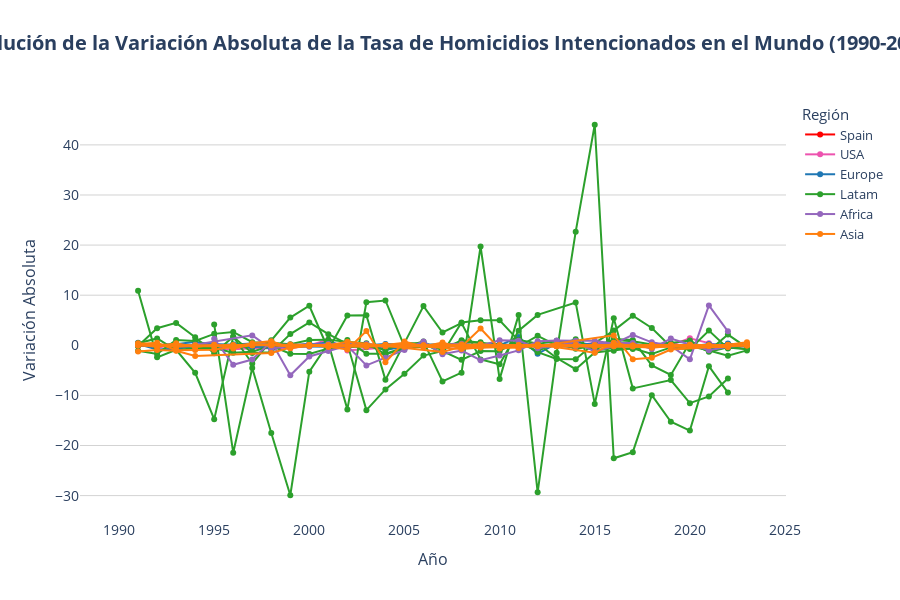

Write notebook code for a chart like this one.
### Code cell
time_series_plot(
    df = df_time_series,
    x='Year',
    y='homicides_rate_abs_change',
    line_group='Country',
    color='Region_2',
    title='Evolución de la Variación Absoluta de la Tasa de Homicidios Intencionados en el Mundo (1990-2023)',
    hover_data=HOVER_DATA['time_series'],
    labels=LABELS['time_series'],
    hovertemplate=HOVER_TEMPLATES['time_series'],
    color_discrete_map=COLOR_MAP,
    category_orders=CATEGORY_ORDERS,
    plot_save_path=os.path.join(PROJECT_PATH, 'plots', PLOT_FILENAME['time_series']),
    show=True
)

### Figure 1 — Plotly figure (JSON) as saved in the notebook; plotly's stock layout.template omitted (floating-point values rounded to 4 significant figures; data arrays with more than 128 entries replaced by an {"elided": "..."} marker saying what was removed)
{"data": [{"customdata": {"elided": "34x5 mixed values"}, "hovertemplate": "<b style='font-size: 14px'>%{customdata[3]}</b><br><br><b>Año:</b> %{x}<br><b>Tasa de Homicidios:</b> %{y:.2f}<br><b>Variación Absoluta:</b> %{customdata[4]:+.2f}<extra></extra>", "legendgroup": "Spain", "line": {"color": "#FF0000", "dash": "solid"}, "marker": {"symbol": "circle"}, "mode": "lines+markers", "name": "Spain", "orientation": "v", "showlegend": true, "type": "scatter", "x": [1990, 1991, 1992, 1993, 1994, 1995, 1996, 1997, 1998, 1999, 2000, 2001, 2002, 2003, 2004, 2005, 2006, 2007, 2008, 2009, 2010, 2011, 2012, 2013, 2014, 2015, 2016, 2017, 2018, 2019, 2020, 2021, 2022, 2023], "xaxis": "x", "y": [NaN, -0.12, 0.0, 0.07, -0.11, -0.05, -0.04, 0.16, 0.14, -0.1, 0.16, 0.05, -0.05, 0.03, -0.18, -0.02, -0.12, 0.0, -0.18, 0.0, -0.02, -0.04, -0.05, -0.13, 0.05, -0.04, -0.02, 0.03, -0.05, 0.09, -0.01, -0.08, 0.07, 0.01], "yaxis": "y"}, {"customdata": {"elided": "31x5 mixed values"}, "hovertemplate": "<b style='font-size: 14px'>%{customdata[3]}</b><br><br><b>Año:</b> %{x}<br><b>Tasa de Homicidios:</b> %{y:.2f}<br><b>Variación Absoluta:</b> %{customdata[4]:+.2f}<extra></extra>", "legendgroup": "USA", "line": {"color": "#ED53AF", "dash": "solid"}, "marker": {"symbol": "circle"}, "mode": "lines+markers", "name": "USA", "orientation": "v", "showlegend": true, "type": "scatter", "x": [1990, 1991, 1992, 1993, 1994, 1995, 1996, 1997, 1998, 1999, 2000, 2001, 2002, 2006, 2007, 2008, 2009, 2010, 2011, 2012, 2013, 2014, 2015, 2016, 2017, 2018, 2019, 2020, 2021, 2022, 2023], "xaxis": "x", "y": [NaN, 0.38, -0.48, 0.19, -0.55, -0.73, -0.81, -0.59, -0.51, -0.58, -0.03, 1.16, -1.05, 0.14, -0.12, -0.27, -0.4, -0.27, -0.06, 0.01, -0.21, -0.09, 0.49, 0.42, -0.08, -0.32, 0.04, 1.42, 0.43, -0.27, -0.75], "yaxis": "y"}, {"customdata": {"elided": "27x5 mixed values"}, "hovertemplate": "<b style='font-size: 14px'>%{customdata[3]}</b><br><br><b>Año:</b> %{x}<br><b>Tasa de Homicidios:</b> %{y:.2f}<br><b>Variación Absoluta:</b> %{customdata[4]:+.2f}<extra></extra>", "legendgroup": "Europe", "line": {"color": "#1f77b4", "dash": "solid"}, "marker": {"symbol": "circle"}, "mode": "lines+markers", "name": "Europe", "orientation": "v", "showlegend": true, "type": "scatter", "x": [1990, 1991, 1992, 1993, 1994, 1995, 1996, 1997, 1998, 1999, 2000, 2001, 2002, 2010, 2011, 2012, 2013, 2014, 2015, 2016, 2017, 2018, 2019, 2020, 2021, 2022, 2023], "xaxis": "x", "y": [NaN, 0.52, -0.12, 0.17, 0.07, -0.31, 0.16, 0.38, -0.75, 0.06, 0.11, -0.12, -0.08, -0.13, 0.07, 0.01, 0.01, 0.46, -0.22, -0.11, 0.25, -0.23, -0.14, -0.04, -0.19, 0.35, -0.14], "yaxis": "y"}, {"customdata": {"elided": "34x5 mixed values"}, "hovertemplate": "<b style='font-size: 14px'>%{customdata[3]}</b><br><br><b>Año:</b> %{x}<br><b>Tasa de Homicidios:</b> %{y:.2f}<br><b>Variación Absoluta:</b> %{customdata[4]:+.2f}<extra></extra>", "legendgroup": "Europe", "line": {"color": "#1f77b4", "dash": "solid"}, "marker": {"symbol": "circle"}, "mode": "lines+markers", "name": "Europe", "orientation": "v", "showlegend": false, "type": "scatter", "x": [1990, 1991, 1992, 1993, 1994, 1995, 1996, 1997, 1998, 1999, 2000, 2001, 2002, 2003, 2004, 2005, 2006, 2007, 2008, 2009, 2010, 2011, 2012, 2013, 2014, 2015, 2016, 2017, 2018, 2019, 2020, 2021, 2022, 2023], "xaxis": "x", "y": [NaN, -0.01, -0.04, 0.3, -0.21, -0.12, -0.29, -0.37, -0.01, -0.02, 0.16, -0.02, 0.1, -0.23, 0.0, -0.04, -0.16, 0.17, 0.04, -0.33, -0.04, 0.08, -0.12, -0.01, 0.01, 0.34, -0.36, -0.11, -0.03, 0.09, -0.1, 0.06, 0.13, 0.1], "yaxis": "y"}, {"customdata": {"elided": "34x5 mixed values"}, "hovertemplate": "<b style='font-size: 14px'>%{customdata[3]}</b><br><br><b>Año:</b> %{x}<br><b>Tasa de Homicidios:</b> %{y:.2f}<br><b>Variación Absoluta:</b> %{customdata[4]:+.2f}<extra></extra>", "legendgroup": "Europe", "line": {"color": "#1f77b4", "dash": "solid"}, "marker": {"symbol": "circle"}, "mode": "lines+markers", "name": "Europe", "orientation": "v", "showlegend": false, "type": "scatter", "x": [1990, 1991, 1992, 1993, 1994, 1995, 1996, 1997, 1998, 1999, 2000, 2001, 2002, 2003, 2004, 2005, 2006, 2007, 2008, 2009, 2010, 2011, 2012, 2013, 2014, 2015, 2016, 2017, 2018, 2019, 2020, 2021, 2022, 2023], "xaxis": "x", "y": [NaN, 0.23, 0.03, 0.22, 0.73, 0.1, -0.14, -0.16, -0.23, -0.33, 0.05, -0.23, -0.01, -0.09, 0.01, -0.08, -0.06, -0.12, -0.07, -0.03, -0.01, -0.07, -0.1, 0.03, 0.04, -0.05, 0.33, -0.18, -0.03, -0.2, 0.19, -0.11, -0.01, 0.09], "yaxis": "y"}, {"customdata": {"elided": "32x5 mixed values"}, "hovertemplate": "<b style='font-size: 14px'>%{customdata[3]}</b><br><br><b>Año:</b> %{x}<br><b>Tasa de Homicidios:</b> %{y:.2f}<br><b>Variación Absoluta:</b> %{customdata[4]:+.2f}<extra></extra>", "legendgroup": "Europe", "line": {"color": "#1f77b4", "dash": "solid"}, "marker": {"symbol": "circle"}, "mode": "lines+markers", "name": "Europe", "orientation": "v", "showlegend": false, "type": "scatter", "x": [1990, 1991, 1992, 1993, 1994, 1995, 1996, 1997, 1998, 1999, 2001, 2002, 2004, 2005, 2006, 2007, 2008, 2009, 2010, 2011, 2012, 2013, 2014, 2015, 2016, 2017, 2018, 2019, 2020, 2021, 2022, 2023], "xaxis": "x", "y": [NaN, 0.33, -0.02, 0.12, -0.17, 0.17, 0.16, 0.31, -0.26, -0.21, -0.22, -0.36, 0.15, 0.19, -0.2, 0.18, 0.12, 0.07, 0.21, 0.08, -0.16, -0.1, -0.42, -0.12, -0.08, 0.02, 0.12, -0.19, 0.0, 0.11, 0.28, -0.28], "yaxis": "y"}, {"customdata": {"elided": "32x5 mixed values"}, "hovertemplate": "<b style='font-size: 14px'>%{customdata[3]}</b><br><br><b>Año:</b> %{x}<br><b>Tasa de Homicidios:</b> %{y:.2f}<br><b>Variación Absoluta:</b> %{customdata[4]:+.2f}<extra></extra>", "legendgroup": "Europe", "line": {"color": "#1f77b4", "dash": "solid"}, "marker": {"symbol": "circle"}, "mode": "lines+markers", "name": "Europe", "orientation": "v", "showlegend": false, "type": "scatter", "x": [1990, 1991, 1992, 1993, 1994, 1995, 1996, 1997, 1998, 1999, 2000, 2001, 2002, 2005, 2006, 2007, 2008, 2009, 2010, 2011, 2012, 2013, 2014, 2015, 2016, 2017, 2018, 2019, 2020, 2021, 2022, 2023], "xaxis": "x", "y": [NaN, 0.25, -0.82, -0.71, -0.18, 0.07, -0.09, -0.14, 0.02, -0.12, -0.09, -0.1, -0.12, -0.08, 0.02, 0.01, -0.04, -0.05, -0.1, 0.03, -0.03, -0.05, -0.05, -0.01, -0.1, -0.05, -0.02, -0.07, -0.05, 0.03, 0.03, 0.03], "yaxis": "y"}, {"customdata": {"elided": "33x5 mixed values"}, "hovertemplate": "<b style='font-size: 14px'>%{customdata[3]}</b><br><br><b>Año:</b> %{x}<br><b>Tasa de Homicidios:</b> %{y:.2f}<br><b>Variación Absoluta:</b> %{customdata[4]:+.2f}<extra></extra>", "legendgroup": "Europe", "line": {"color": "#1f77b4", "dash": "solid"}, "marker": {"symbol": "circle"}, "mode": "lines+markers", "name": "Europe", "orientation": "v", "showlegend": false, "type": "scatter", "x": [1990, 1991, 1992, 1993, 1994, 1995, 1996, 1997, 1998, 1999, 2000, 2001, 2002, 2004, 2005, 2006, 2007, 2008, 2009, 2010, 2011, 2012, 2013, 2014, 2015, 2016, 2017, 2018, 2019, 2020, 2021, 2022, 2023], "xaxis": "x", "y": [NaN, 0.06, -0.1, -0.19, -0.12, 0.2, 0.02, -0.12, 0.0, -0.12, 0.33, -0.25, 0.19, -0.23, -0.07, 0.0, -0.07, 0.07, -0.11, -0.01, 1.65, -1.7, 0.37, -0.35, -0.1, 0.06, 0.01, -0.06, 0.05, 0.06, -0.04, 0.01, 0.17], "yaxis": "y"}, {"customdata": {"elided": "27x5 mixed values"}, "hovertemplate": "<b style='font-size: 14px'>%{customdata[3]}</b><br><br><b>Año:</b> %{x}<br><b>Tasa de Homicidios:</b> %{y:.2f}<br><b>Variación Absoluta:</b> %{customdata[4]:+.2f}<extra></extra>", "legendgroup": "Europe", "line": {"color": "#1f77b4", "dash": "solid"}, "marker": {"symbol": "circle"}, "mode": "lines+markers", "name": "Europe", "orientation": "v", "showlegend": false, "type": "scatter", "x": [1990, 1991, 1992, 1993, 1994, 1995, 1996, 1997, 1998, 1999, 2000, 2001, 2002, 2005, 2010, 2011, 2012, 2013, 2014, 2015, 2016, 2017, 2018, 2019, 2020, 2021, 2022], "xaxis": "x", "y": [NaN, -0.02, -0.1, -0.03, 0.03, -0.34, -0.04, 0.08, 0.1, -0.16, 0.06, -0.12, 0.13, 0.15, -0.12, -0.09, 0.08, 0.22, -0.5, 0.08, -0.32, 0.1, 0.04, -0.07, 0.07, 0.01, -0.07], "yaxis": "y"}, {"customdata": {"elided": "34x5 mixed values"}, "hovertemplate": "<b style='font-size: 14px'>%{customdata[3]}</b><br><br><b>Año:</b> %{x}<br><b>Tasa de Homicidios:</b> %{y:.2f}<br><b>Variación Absoluta:</b> %{customdata[4]:+.2f}<extra></extra>", "legendgroup": "Europe", "line": {"color": "#1f77b4", "dash": "solid"}, "marker": {"symbol": "circle"}, "mode": "lines+markers", "name": "Europe", "orientation": "v", "showlegend": false, "type": "scatter", "x": [1990, 1991, 1992, 1993, 1994, 1995, 1996, 1997, 1998, 1999, 2000, 2001, 2002, 2003, 2004, 2005, 2006, 2007, 2008, 2009, 2010, 2011, 2012, 2013, 2014, 2015, 2016, 2017, 2018, 2019, 2020, 2021, 2022, 2023], "xaxis": "x", "y": [NaN, 0.13, 0.06, -0.43, 0.18, -0.06, -0.15, -0.11, -0.57, 0.03, -0.03, 0.67, -0.18, 0.21, -0.94, -0.24, -0.34, 0.12, -0.36, -0.21, 0.05, -0.29, 0.04, 0.04, 0.54, 0.08, -0.16, -0.25, -0.02, -0.03, 0.2, -0.18, 0.02, -0.18], "yaxis": "y"}, {"customdata": {"elided": "34x5 mixed values"}, "hovertemplate": "<b style='font-size: 14px'>%{customdata[3]}</b><br><br><b>Año:</b> %{x}<br><b>Tasa de Homicidios:</b> %{y:.2f}<br><b>Variación Absoluta:</b> %{customdata[4]:+.2f}<extra></extra>", "legendgroup": "Europe", "line": {"color": "#1f77b4", "dash": "solid"}, "marker": {"symbol": "circle"}, "mode": "lines+markers", "name": "Europe", "orientation": "v", "showlegend": false, "type": "scatter", "x": [1990, 1991, 1992, 1993, 1994, 1995, 1996, 1997, 1998, 1999, 2000, 2001, 2002, 2003, 2004, 2005, 2006, 2007, 2008, 2009, 2010, 2011, 2012, 2013, 2014, 2015, 2016, 2017, 2018, 2019, 2020, 2021, 2022, 2023], "xaxis": "x", "y": [NaN, 0.22, -0.01, -0.08, -0.1, -0.15, 0.13, -0.14, 0.06, 0.1, -0.06, -0.1, 0.15, -0.18, 0.24, -0.27, 0.08, 0.21, -0.32, 0.11, -0.03, -0.11, -0.15, 0.2, -0.01, 0.24, -0.07, 0.05, -0.06, 0.02, 0.12, -0.12, 0.03, 0.04], "yaxis": "y"}, {"customdata": {"elided": "31x5 mixed values"}, "hovertemplate": "<b style='font-size: 14px'>%{customdata[3]}</b><br><br><b>Año:</b> %{x}<br><b>Tasa de Homicidios:</b> %{y:.2f}<br><b>Variación Absoluta:</b> %{customdata[4]:+.2f}<extra></extra>", "legendgroup": "Europe", "line": {"color": "#1f77b4", "dash": "solid"}, "marker": {"symbol": "circle"}, "mode": "lines+markers", "name": "Europe", "orientation": "v", "showlegend": false, "type": "scatter", "x": [1991, 1992, 1993, 1994, 1995, 1996, 1997, 1998, 1999, 2000, 2001, 2002, 2003, 2004, 2005, 2006, 2007, 2008, 2009, 2010, 2011, 2012, 2013, 2014, 2015, 2016, 2017, 2018, 2019, 2020, 2021], "xaxis": "x", "y": [NaN, -0.09, -0.03, 0.13, 0.05, -0.15, 0.04, 0.06, 0.05, 0.17, 0.05, 0.28, -0.32, -0.01, -0.14, 0.0, 0.02, -0.18, -0.09, 0.07, -0.21, 0.03, -0.05, -0.03, 0.05, 0.25, 0.01, -0.11, 0.06, -0.21, 0.22], "yaxis": "y"}, {"customdata": [["Americas", "Latam", "Latin America and the Caribbean", "Argentina", 8.32], ["Americas", "Latam", "Latin America and the Caribbean", "Argentina", 9.39], ["Americas", "Latam", "Latin America and the Caribbean", "Argentina", 7.72], ["Americas", "Latam", "Latin America and the Caribbean", "Argentina", 6.02], ["Americas", "Latam", "Latin America and the Caribbean", "Argentina", 5.6], ["Americas", "Latam", "Latin America and the Caribbean", "Argentina", 5.33], ["Americas", "Latam", "Latin America and the Caribbean", "Argentina", 5.35], ["Americas", "Latam", "Latin America and the Caribbean", "Argentina", 5.87], ["Americas", "Latam", "Latin America and the Caribbean", "Argentina", 6.47], ["Americas", "Latam", "Latin America and the Caribbean", "Argentina", 5.77], ["Americas", "Latam", "Latin America and the Caribbean", "Argentina", 6.02], ["Americas", "Latam", "Latin America and the Caribbean", "Argentina", 6.28], ["Americas", "Latam", "Latin America and the Caribbean", "Argentina", 7.21], ["Americas", "Latam", "Latin America and the Caribbean", "Argentina", 7.5], ["Americas", "Latam", "Latin America and the Caribbean", "Argentina", 6.53], ["Americas", "Latam", "Latin America and the Caribbean", "Argentina", 5.98], ["Americas", "Latam", "Latin America and the Caribbean", "Argentina", 5.23], ["Americas", "Latam", "Latin America and the Caribbean", "Argentina", 5.34], ["Americas", "Latam", "Latin America and the Caribbean", "Argentina", 5.13], ["Americas", "Latam", "Latin America and the Caribbean", "Argentina", 5.35], ["Americas", "Latam", "Latin America and the Caribbean", "Argentina", 4.62], ["Americas", "Latam", "Latin America and the Caribbean", "Argentina", 4.31], ["Americas", "Latam", "Latin America and the Caribbean", "Argentina", 4.49]], "hovertemplate": "<b style='font-size: 14px'>%{customdata[3]}</b><br><br><b>Año:</b> %{x}<br><b>Tasa de Homicidios:</b> %{y:.2f}<br><b>Variación Absoluta:</b> %{customdata[4]:+.2f}<extra></extra>", "legendgroup": "Latam", "line": {"color": "#2ca02c", "dash": "solid"}, "marker": {"symbol": "circle"}, "mode": "lines+markers", "name": "Latam", "orientation": "v", "showlegend": true, "type": "scatter", "x": [2001, 2002, 2003, 2004, 2005, 2006, 2007, 2008, 2009, 2010, 2011, 2012, 2013, 2014, 2015, 2016, 2017, 2018, 2019, 2020, 2021, 2022, 2023], "xaxis": "x", "y": [NaN, 1.07, -1.67, -1.7, -0.42, -0.27, 0.02, 0.52, 0.6, -0.7, 0.25, 0.26, 0.93, 0.29, -0.97, -0.55, -0.75, 0.11, -0.21, 0.22, -0.73, -0.31, 0.18], "yaxis": "y"}, {"customdata": {"elided": "34x5 mixed values"}, "hovertemplate": "<b style='font-size: 14px'>%{customdata[3]}</b><br><br><b>Año:</b> %{x}<br><b>Tasa de Homicidios:</b> %{y:.2f}<br><b>Variación Absoluta:</b> %{customdata[4]:+.2f}<extra></extra>", "legendgroup": "Latam", "line": {"color": "#2ca02c", "dash": "solid"}, "marker": {"symbol": "circle"}, "mode": "lines+markers", "name": "Latam", "orientation": "v", "showlegend": false, "type": "scatter", "x": [1990, 1991, 1992, 1993, 1994, 1995, 1996, 1997, 1998, 1999, 2000, 2001, 2002, 2003, 2004, 2005, 2006, 2007, 2008, 2009, 2010, 2011, 2012, 2013, 2014, 2015, 2016, 2017, 2018, 2019, 2020, 2021, 2022, 2023], "xaxis": "x", "y": [NaN, -1.1, -1.72, 1.04, 0.87, 2.28, 2.67, 0.61, 0.5, 0.2, 1.07, 1.13, 0.65, 0.42, -1.78, -0.72, 0.57, -1.03, 1.03, 0.45, 0.2, -0.24, 1.89, 0.0, 1.21, -1.0, 1.27, 1.04, -4.0, -5.92, 0.57, -1.31, -0.42, -0.8], "yaxis": "y"}, {"customdata": [["Americas", "Latam", "Latin America and the Caribbean", "Chile", 3.2], ["Americas", "Latam", "Latin America and the Caribbean", "Chile", 3.52], ["Americas", "Latam", "Latin America and the Caribbean", "Chile", 3.57], ["Americas", "Latam", "Latin America and the Caribbean", "Chile", 3.69], ["Americas", "Latam", "Latin America and the Caribbean", "Chile", 3.49], ["Americas", "Latam", "Latin America and the Caribbean", "Chile", 3.7], ["Americas", "Latam", "Latin America and the Caribbean", "Chile", 3.15], ["Americas", "Latam", "Latin America and the Caribbean", "Chile", 3.67], ["Americas", "Latam", "Latin America and the Caribbean", "Chile", 2.48], ["Americas", "Latam", "Latin America and the Caribbean", "Chile", 3.14], ["Americas", "Latam", "Latin America and the Caribbean", "Chile", 2.45], ["Americas", "Latam", "Latin America and the Caribbean", "Chile", 2.32], ["Americas", "Latam", "Latin America and the Caribbean", "Chile", 3.39], ["Americas", "Latam", "Latin America and the Caribbean", "Chile", 4.2], ["Americas", "Latam", "Latin America and the Caribbean", "Chile", 4.37], ["Americas", "Latam", "Latin America and the Caribbean", "Chile", 4.81], ["Americas", "Latam", "Latin America and the Caribbean", "Chile", 5.76], ["Americas", "Latam", "Latin America and the Caribbean", "Chile", 4.66], ["Americas", "Latam", "Latin America and the Caribbean", "Chile", 6.8], ["Americas", "Latam", "Latin America and the Caribbean", "Chile", 6.35]], "hovertemplate": "<b style='font-size: 14px'>%{customdata[3]}</b><br><br><b>Año:</b> %{x}<br><b>Tasa de Homicidios:</b> %{y:.2f}<br><b>Variación Absoluta:</b> %{customdata[4]:+.2f}<extra></extra>", "legendgroup": "Latam", "line": {"color": "#2ca02c", "dash": "solid"}, "marker": {"symbol": "circle"}, "mode": "lines+markers", "name": "Latam", "orientation": "v", "showlegend": false, "type": "scatter", "x": [2003, 2005, 2006, 2007, 2008, 2009, 2010, 2011, 2012, 2013, 2014, 2015, 2016, 2017, 2018, 2019, 2020, 2021, 2022, 2023], "xaxis": "x", "y": [NaN, 0.32, 0.05, 0.12, -0.2, 0.21, -0.55, 0.52, -1.19, 0.66, -0.69, -0.13, 1.07, 0.81, 0.17, 0.44, 0.95, -1.1, 2.14, -0.45], "yaxis": "y"}, {"customdata": {"elided": "34x5 mixed values"}, "hovertemplate": "<b style='font-size: 14px'>%{customdata[3]}</b><br><br><b>Año:</b> %{x}<br><b>Tasa de Homicidios:</b> %{y:.2f}<br><b>Variación Absoluta:</b> %{customdata[4]:+.2f}<extra></extra>", "legendgroup": "Latam", "line": {"color": "#2ca02c", "dash": "solid"}, "marker": {"symbol": "circle"}, "mode": "lines+markers", "name": "Latam", "orientation": "v", "showlegend": false, "type": "scatter", "x": [1990, 1991, 1992, 1993, 1994, 1995, 1996, 1997, 1998, 1999, 2000, 2001, 2002, 2003, 2004, 2005, 2006, 2007, 2008, 2009, 2010, 2011, 2012, 2013, 2014, 2015, 2016, 2017, 2018, 2019, 2020, 2021, 2022, 2023], "xaxis": "x", "y": [NaN, 10.88, -2.4, -0.9, -5.49, -14.75, 1.7, -1.54, -1.41, 2.24, 4.56, 2.22, 0.29, -12.94, -8.81, -5.66, -2.05, -1.16, -2.9, -1.15, -1.21, 1.11, 0.33, -2.54, -4.77, -1.43, -1.08, -0.59, -1.73, -0.42, -0.76, 2.94, -0.63, -0.04], "yaxis": "y"}, {"customdata": {"elided": "29x5 mixed values"}, "hovertemplate": "<b style='font-size: 14px'>%{customdata[3]}</b><br><br><b>Año:</b> %{x}<br><b>Tasa de Homicidios:</b> %{y:.2f}<br><b>Variación Absoluta:</b> %{customdata[4]:+.2f}<extra></extra>", "legendgroup": "Latam", "line": {"color": "#2ca02c", "dash": "solid"}, "marker": {"symbol": "circle"}, "mode": "lines+markers", "name": "Latam", "orientation": "v", "showlegend": false, "type": "scatter", "x": [1994, 1995, 1996, 1997, 1998, 1999, 2000, 2001, 2002, 2003, 2004, 2005, 2006, 2007, 2008, 2009, 2010, 2011, 2012, 2013, 2014, 2015, 2016, 2017, 2018, 2019, 2020, 2021, 2022], "xaxis": "x", "y": [NaN, 4.16, -21.44, -4.54, -17.51, -29.93, -5.27, 0.4, -12.79, 8.59, 8.95, -0.26, 0.78, -7.23, -5.46, 19.72, -6.75, 6.07, -29.34, -1.49, 22.68, 44.02, -22.55, -21.33, -9.96, -15.26, -17.03, -4.17, -9.44], "yaxis": "y"}, {"customdata": {"elided": "34x5 mixed values"}, "hovertemplate": "<b style='font-size: 14px'>%{customdata[3]}</b><br><br><b>Año:</b> %{x}<br><b>Tasa de Homicidios:</b> %{y:.2f}<br><b>Variación Absoluta:</b> %{customdata[4]:+.2f}<extra></extra>", "legendgroup": "Latam", "line": {"color": "#2ca02c", "dash": "solid"}, "marker": {"symbol": "circle"}, "mode": "lines+markers", "name": "Latam", "orientation": "v", "showlegend": false, "type": "scatter", "x": [1990, 1991, 1992, 1993, 1994, 1995, 1996, 1997, 1998, 1999, 2000, 2001, 2002, 2003, 2004, 2005, 2006, 2007, 2008, 2009, 2010, 2011, 2012, 2013, 2014, 2015, 2016, 2017, 2018, 2019, 2020, 2021, 2022, 2023], "xaxis": "x", "y": [NaN, 0.42, 1.37, -0.99, -0.56, -0.56, -1.49, -1.28, -0.12, -1.68, -1.72, -0.62, -0.34, -0.13, -0.86, 0.44, 0.37, -1.6, 4.54, 4.99, 4.99, 0.94, -1.38, -2.74, -2.78, 0.44, 2.94, 5.91, 3.45, -0.3, -0.15, -1.03, -2.09, -1.02], "yaxis": "y"}, {"customdata": {"elided": "31x5 mixed values"}, "hovertemplate": "<b style='font-size: 14px'>%{customdata[3]}</b><br><br><b>Año:</b> %{x}<br><b>Tasa de Homicidios:</b> %{y:.2f}<br><b>Variación Absoluta:</b> %{customdata[4]:+.2f}<extra></extra>", "legendgroup": "Latam", "line": {"color": "#2ca02c", "dash": "solid"}, "marker": {"symbol": "circle"}, "mode": "lines+markers", "name": "Latam", "orientation": "v", "showlegend": false, "type": "scatter", "x": [1990, 1991, 1992, 1993, 1994, 1995, 1996, 1997, 1998, 1999, 2000, 2001, 2002, 2003, 2004, 2005, 2006, 2007, 2008, 2009, 2010, 2011, 2012, 2014, 2015, 2016, 2017, 2019, 2020, 2021, 2022], "xaxis": "x", "y": [NaN, -0.16, 3.4, 4.47, 1.6, -1.6, 1.7, -3.63, 1.02, 5.54, 7.89, -0.84, 5.94, 5.99, -6.9, 0.3, 7.82, 2.56, 4.42, -2.82, -3.78, 2.91, 6.07, 8.52, -11.7, 5.38, -8.6, -6.95, -11.55, -10.2, -6.63], "yaxis": "y"}, {"customdata": [["Africa", "Africa", "Northern Africa", "Egypt", 0.46], ["Africa", "Africa", "Northern Africa", "Egypt", 0.48], ["Africa", "Africa", "Northern Africa", "Egypt", 0.45], ["Africa", "Africa", "Northern Africa", "Egypt", 0.39], ["Africa", "Africa", "Northern Africa", "Egypt", 0.36], ["Africa", "Africa", "Northern Africa", "Egypt", 0.6], ["Africa", "Africa", "Northern Africa", "Egypt", 0.41], ["Africa", "Africa", "Northern Africa", "Egypt", 0.64], ["Africa", "Africa", "Northern Africa", "Egypt", 0.66], ["Africa", "Africa", "Northern Africa", "Egypt", 0.81], ["Africa", "Africa", "Northern Africa", "Egypt", 1.13], ["Africa", "Africa", "Northern Africa", "Egypt", 1.04], ["Africa", "Africa", "Northern Africa", "Egypt", 2.06], ["Africa", "Africa", "Northern Africa", "Egypt", 2.97], ["Africa", "Africa", "Northern Africa", "Egypt", 2.37], ["Africa", "Africa", "Northern Africa", "Egypt", 2.96], ["Africa", "Africa", "Northern Africa", "Egypt", 1.72], ["Africa", "Africa", "Northern Africa", "Egypt", 1.51], ["Africa", "Africa", "Northern Africa", "Egypt", 1.31]], "hovertemplate": "<b style='font-size: 14px'>%{customdata[3]}</b><br><br><b>Año:</b> %{x}<br><b>Tasa de Homicidios:</b> %{y:.2f}<br><b>Variación Absoluta:</b> %{customdata[4]:+.2f}<extra></extra>", "legendgroup": "Africa", "line": {"color": "#9467bd", "dash": "solid"}, "marker": {"symbol": "circle"}, "mode": "lines+markers", "name": "Africa", "orientation": "v", "showlegend": true, "type": "scatter", "x": [1990, 1991, 1992, 1993, 1994, 2003, 2004, 2005, 2006, 2007, 2008, 2009, 2010, 2011, 2012, 2014, 2015, 2016, 2017], "xaxis": "x", "y": [NaN, 0.02, -0.03, -0.06, -0.03, 0.24, -0.19, 0.23, 0.02, 0.15, 0.32, -0.09, 1.02, 0.91, -0.6, 0.59, -1.24, -0.21, -0.2], "yaxis": "y"}, {"customdata": {"elided": "32x5 mixed values"}, "hovertemplate": "<b style='font-size: 14px'>%{customdata[3]}</b><br><br><b>Año:</b> %{x}<br><b>Tasa de Homicidios:</b> %{y:.2f}<br><b>Variación Absoluta:</b> %{customdata[4]:+.2f}<extra></extra>", "legendgroup": "Africa", "line": {"color": "#9467bd", "dash": "solid"}, "marker": {"symbol": "circle"}, "mode": "lines+markers", "name": "Africa", "orientation": "v", "showlegend": false, "type": "scatter", "x": [1990, 1991, 1992, 1993, 1994, 1997, 1998, 1999, 2000, 2001, 2002, 2003, 2004, 2005, 2006, 2007, 2008, 2009, 2010, 2011, 2012, 2013, 2014, 2015, 2016, 2017, 2018, 2019, 2020, 2021, 2022, 2023], "xaxis": "x", "y": [NaN, 0.13, 0.02, 0.06, 0.13, 1.98, -0.68, -0.08, -0.31, 0.26, -0.3, 0.14, -0.15, -0.03, 0.08, 0.04, -0.31, 0.0, 0.04, -0.05, -0.19, 0.12, -0.23, 0.21, 0.45, 0.45, -0.73, 1.35, 0.16, -0.99, -0.28, 0.05], "yaxis": "y"}, {"customdata": {"elided": "29x5 mixed values"}, "hovertemplate": "<b style='font-size: 14px'>%{customdata[3]}</b><br><br><b>Año:</b> %{x}<br><b>Tasa de Homicidios:</b> %{y:.2f}<br><b>Variación Absoluta:</b> %{customdata[4]:+.2f}<extra></extra>", "legendgroup": "Africa", "line": {"color": "#9467bd", "dash": "solid"}, "marker": {"symbol": "circle"}, "mode": "lines+markers", "name": "Africa", "orientation": "v", "showlegend": false, "type": "scatter", "x": [1994, 1995, 1996, 1997, 1998, 1999, 2000, 2001, 2002, 2003, 2004, 2005, 2006, 2007, 2008, 2009, 2010, 2011, 2012, 2013, 2014, 2015, 2016, 2017, 2018, 2019, 2020, 2021, 2022], "xaxis": "x", "y": [NaN, 1.33, -3.89, -2.83, 0.74, -5.99, -2.23, -1.14, -0.12, -4.01, -2.51, -0.92, 0.77, -1.79, -1.04, -2.97, -2.05, -1.01, 0.8, 0.98, 0.9, 0.89, 0.29, 2.07, 0.59, -0.08, -2.81, 7.96, 2.78], "yaxis": "y"}, {"customdata": [["Asia", "Asia", "Eastern Asia", "China", 2.24], ["Asia", "Asia", "Eastern Asia", "China", 2.06], ["Asia", "Asia", "Eastern Asia", "China", 2.1], ["Asia", "Asia", "Eastern Asia", "China", 2.04], ["Asia", "Asia", "Eastern Asia", "China", 1.88], ["Asia", "Asia", "Eastern Asia", "China", 1.9], ["Asia", "Asia", "Eastern Asia", "China", 1.59], ["Asia", "Asia", "Eastern Asia", "China", 1.36], ["Asia", "Asia", "Eastern Asia", "China", 1.22], ["Asia", "Asia", "Eastern Asia", "China", 1.11], ["Asia", "Asia", "Eastern Asia", "China", 1.09], ["Asia", "Asia", "Eastern Asia", "China", 0.99], ["Asia", "Asia", "Eastern Asia", "China", 0.88], ["Asia", "Asia", "Eastern Asia", "China", 0.82], ["Asia", "Asia", "Eastern Asia", "China", 0.77], ["Asia", "Asia", "Eastern Asia", "China", 0.73], ["Asia", "Asia", "Eastern Asia", "China", 0.66], ["Asia", "Asia", "Eastern Asia", "China", 0.61], ["Asia", "Asia", "Eastern Asia", "China", 0.57], ["Asia", "Asia", "Eastern Asia", "China", 0.53], ["Asia", "Asia", "Eastern Asia", "China", 0.52], ["Asia", "Asia", "Eastern Asia", "China", 0.5]], "hovertemplate": "<b style='font-size: 14px'>%{customdata[3]}</b><br><br><b>Año:</b> %{x}<br><b>Tasa de Homicidios:</b> %{y:.2f}<br><b>Variación Absoluta:</b> %{customdata[4]:+.2f}<extra></extra>", "legendgroup": "Asia", "line": {"color": "#ff7f0e", "dash": "solid"}, "marker": {"symbol": "circle"}, "mode": "lines+markers", "name": "Asia", "orientation": "v", "showlegend": true, "type": "scatter", "x": [1995, 1996, 1997, 2002, 2003, 2004, 2005, 2006, 2007, 2008, 2009, 2010, 2011, 2012, 2013, 2014, 2015, 2016, 2017, 2018, 2019, 2020], "xaxis": "x", "y": [NaN, -0.18, 0.04, -0.06, -0.16, 0.02, -0.31, -0.23, -0.14, -0.11, -0.02, -0.1, -0.11, -0.06, -0.05, -0.04, -0.07, -0.05, -0.04, -0.04, -0.01, -0.02], "yaxis": "y"}, {"customdata": {"elided": "33x5 mixed values"}, "hovertemplate": "<b style='font-size: 14px'>%{customdata[3]}</b><br><br><b>Año:</b> %{x}<br><b>Tasa de Homicidios:</b> %{y:.2f}<br><b>Variación Absoluta:</b> %{customdata[4]:+.2f}<extra></extra>", "legendgroup": "Asia", "line": {"color": "#ff7f0e", "dash": "solid"}, "marker": {"symbol": "circle"}, "mode": "lines+markers", "name": "Asia", "orientation": "v", "showlegend": false, "type": "scatter", "x": [1990, 1991, 1992, 1993, 1994, 1995, 1996, 1997, 1998, 1999, 2000, 2001, 2002, 2003, 2004, 2005, 2006, 2007, 2008, 2009, 2010, 2011, 2012, 2013, 2014, 2015, 2016, 2017, 2018, 2019, 2020, 2021, 2022], "xaxis": "x", "y": [NaN, 0.39, 0.0, -0.3, -0.16, -0.21, -0.04, -0.04, 0.09, -0.24, -0.05, -0.24, -0.14, -0.2, 0.12, -0.18, -0.08, -0.02, 0.0, -0.07, 0.0, 0.04, -0.07, -0.17, 0.07, -0.27, -0.19, -0.07, -0.05, -0.08, -0.01, -0.02, -0.1], "yaxis": "y"}, {"customdata": [["Asia", "Asia", "South-eastern Asia", "Indonesia", 0.84], ["Asia", "Asia", "South-eastern Asia", "Indonesia", 0.98], ["Asia", "Asia", "South-eastern Asia", "Indonesia", 1.02], ["Asia", "Asia", "South-eastern Asia", "Indonesia", 0.73], ["Asia", "Asia", "South-eastern Asia", "Indonesia", 0.62], ["Asia", "Asia", "South-eastern Asia", "Indonesia", 0.3]], "hovertemplate": "<b style='font-size: 14px'>%{customdata[3]}</b><br><br><b>Año:</b> %{x}<br><b>Tasa de Homicidios:</b> %{y:.2f}<br><b>Variación Absoluta:</b> %{customdata[4]:+.2f}<extra></extra>", "legendgroup": "Asia", "line": {"color": "#ff7f0e", "dash": "solid"}, "marker": {"symbol": "circle"}, "mode": "lines+markers", "name": "Asia", "orientation": "v", "showlegend": false, "type": "scatter", "x": [1998, 1999, 2000, 2003, 2004, 2022], "xaxis": "x", "y": [NaN, 0.14, 0.04, -0.29, -0.11, -0.32], "yaxis": "y"}, {"customdata": {"elided": "34x5 mixed values"}, "hovertemplate": "<b style='font-size: 14px'>%{customdata[3]}</b><br><br><b>Año:</b> %{x}<br><b>Tasa de Homicidios:</b> %{y:.2f}<br><b>Variación Absoluta:</b> %{customdata[4]:+.2f}<extra></extra>", "legendgroup": "Asia", "line": {"color": "#ff7f0e", "dash": "solid"}, "marker": {"symbol": "circle"}, "mode": "lines+markers", "name": "Asia", "orientation": "v", "showlegend": false, "type": "scatter", "x": [1990, 1991, 1992, 1993, 1994, 1995, 1996, 1997, 1998, 1999, 2000, 2001, 2002, 2003, 2004, 2005, 2006, 2007, 2008, 2009, 2010, 2011, 2012, 2013, 2014, 2015, 2016, 2017, 2018, 2019, 2020, 2021, 2022, 2023], "xaxis": "x", "y": [NaN, -0.03, 0.02, 0.03, 0.03, -0.02, -0.06, 0.04, 0.05, -0.03, -0.05, 0.02, -0.03, 0.03, 0.0, -0.05, -0.02, -0.03, 0.06, -0.12, -0.03, -0.01, -0.01, -0.05, 0.02, -0.02, -0.01, -0.04, 0.02, -0.01, 0.0, -0.02, 0.0, 0.0], "yaxis": "y"}, {"customdata": [["Asia", "Asia", "South-eastern Asia", "Philippines", 14.77], ["Asia", "Asia", "South-eastern Asia", "Philippines", 13.52], ["Asia", "Asia", "South-eastern Asia", "Philippines", 12.58], ["Asia", "Asia", "South-eastern Asia", "Philippines", 11.49], ["Asia", "Asia", "South-eastern Asia", "Philippines", 9.34], ["Asia", "Asia", "South-eastern Asia", "Philippines", 7.8], ["Asia", "Asia", "South-eastern Asia", "Philippines", 7.33], ["Asia", "Asia", "South-eastern Asia", "Philippines", 7.2], ["Asia", "Asia", "South-eastern Asia", "Philippines", 7.19], ["Asia", "Asia", "South-eastern Asia", "Philippines", 7.89], ["Asia", "Asia", "South-eastern Asia", "Philippines", 6.55], ["Asia", "Asia", "South-eastern Asia", "Philippines", 6.28], ["Asia", "Asia", "South-eastern Asia", "Philippines", 9.63], ["Asia", "Asia", "South-eastern Asia", "Philippines", 8.97], ["Asia", "Asia", "South-eastern Asia", "Philippines", 8.64], ["Asia", "Asia", "South-eastern Asia", "Philippines", 8.47], ["Asia", "Asia", "South-eastern Asia", "Philippines", 10.45], ["Asia", "Asia", "South-eastern Asia", "Philippines", 7.65], ["Asia", "Asia", "South-eastern Asia", "Philippines", 5.16], ["Asia", "Asia", "South-eastern Asia", "Philippines", 4.3], ["Asia", "Asia", "South-eastern Asia", "Philippines", 4.35]], "hovertemplate": "<b style='font-size: 14px'>%{customdata[3]}</b><br><br><b>Año:</b> %{x}<br><b>Tasa de Homicidios:</b> %{y:.2f}<br><b>Variación Absoluta:</b> %{customdata[4]:+.2f}<extra></extra>", "legendgroup": "Asia", "line": {"color": "#ff7f0e", "dash": "solid"}, "marker": {"symbol": "circle"}, "mode": "lines+markers", "name": "Asia", "orientation": "v", "showlegend": false, "type": "scatter", "x": [1990, 1991, 1992, 1993, 1994, 1998, 1999, 2000, 2001, 2002, 2007, 2008, 2009, 2010, 2011, 2012, 2016, 2017, 2018, 2019, 2023], "xaxis": "x", "y": [NaN, -1.25, -0.94, -1.09, -2.15, -1.54, -0.47, -0.13, -0.01, 0.7, -1.34, -0.27, 3.35, -0.66, -0.33, -0.17, 1.98, -2.8, -2.49, -0.86, 0.05], "yaxis": "y"}, {"customdata": {"elided": "34x5 mixed values"}, "hovertemplate": "<b style='font-size: 14px'>%{customdata[3]}</b><br><br><b>Año:</b> %{x}<br><b>Tasa de Homicidios:</b> %{y:.2f}<br><b>Variación Absoluta:</b> %{customdata[4]:+.2f}<extra></extra>", "legendgroup": "Asia", "line": {"color": "#ff7f0e", "dash": "solid"}, "marker": {"symbol": "circle"}, "mode": "lines+markers", "name": "Asia", "orientation": "v", "showlegend": false, "type": "scatter", "x": [1990, 1991, 1992, 1993, 1994, 1995, 1996, 1997, 1998, 1999, 2000, 2001, 2002, 2003, 2004, 2005, 2006, 2007, 2008, 2009, 2010, 2011, 2012, 2013, 2014, 2015, 2016, 2017, 2018, 2019, 2020, 2021, 2022, 2023], "xaxis": "x", "y": [NaN, 0.02, 0.05, 0.14, -0.18, 0.0, 0.04, 0.06, 0.22, 0.01, -0.04, 0.08, -0.09, 0.03, 0.07, -0.02, 0.01, 0.02, 0.0, 0.21, -0.11, -0.17, 0.06, -0.18, 0.05, -0.01, -0.05, -0.11, 0.02, -0.03, 0.02, -0.12, 0.03, -0.02], "yaxis": "y"}, {"customdata": {"elided": "33x5 mixed values"}, "hovertemplate": "<b style='font-size: 14px'>%{customdata[3]}</b><br><br><b>Año:</b> %{x}<br><b>Tasa de Homicidios:</b> %{y:.2f}<br><b>Variación Absoluta:</b> %{customdata[4]:+.2f}<extra></extra>", "legendgroup": "Asia", "line": {"color": "#ff7f0e", "dash": "solid"}, "marker": {"symbol": "circle"}, "mode": "lines+markers", "name": "Asia", "orientation": "v", "showlegend": false, "type": "scatter", "x": [1990, 1991, 1992, 1993, 1994, 1995, 1996, 1997, 1998, 1999, 2000, 2001, 2002, 2003, 2004, 2006, 2007, 2008, 2009, 2010, 2011, 2012, 2013, 2014, 2015, 2016, 2017, 2018, 2019, 2020, 2021, 2022, 2023], "xaxis": "x", "y": [NaN, 0.08, -0.3, 0.42, -0.32, 0.1, -0.63, 0.1, 0.03, -0.05, 0.04, -0.24, -0.03, -0.1, -0.17, -0.09, 0.0, 0.17, -0.16, -0.03, -0.06, -0.1, 0.11, -0.06, -0.01, 0.07, -0.12, -0.04, 0.05, -0.03, -0.07, 0.01, -0.05], "yaxis": "y"}, {"customdata": [["Asia", "Asia", "South-eastern Asia", "Thailand", 9.76], ["Asia", "Asia", "South-eastern Asia", "Thailand", 10.04], ["Asia", "Asia", "South-eastern Asia", "Thailand", 10.54], ["Asia", "Asia", "South-eastern Asia", "Thailand", 9.55], ["Asia", "Asia", "South-eastern Asia", "Thailand", 8.59], ["Asia", "Asia", "South-eastern Asia", "Thailand", 7.69], ["Asia", "Asia", "South-eastern Asia", "Thailand", 7.47], ["Asia", "Asia", "South-eastern Asia", "Thailand", 7.88], ["Asia", "Asia", "South-eastern Asia", "Thailand", 8.71], ["Asia", "Asia", "South-eastern Asia", "Thailand", 8.11], ["Asia", "Asia", "South-eastern Asia", "Thailand", 8.16], ["Asia", "Asia", "South-eastern Asia", "Thailand", 7.89], ["Asia", "Asia", "South-eastern Asia", "Thailand", 7.06], ["Asia", "Asia", "South-eastern Asia", "Thailand", 9.92], ["Asia", "Asia", "South-eastern Asia", "Thailand", 6.53], ["Asia", "Asia", "South-eastern Asia", "Thailand", 7.28], ["Asia", "Asia", "South-eastern Asia", "Thailand", 7.04], ["Asia", "Asia", "South-eastern Asia", "Thailand", 6.61], ["Asia", "Asia", "South-eastern Asia", "Thailand", 5.88], ["Asia", "Asia", "South-eastern Asia", "Thailand", 5.44], ["Asia", "Asia", "South-eastern Asia", "Thailand", 5.33], ["Asia", "Asia", "South-eastern Asia", "Thailand", 4.79]], "hovertemplate": "<b style='font-size: 14px'>%{customdata[3]}</b><br><br><b>Año:</b> %{x}<br><b>Tasa de Homicidios:</b> %{y:.2f}<br><b>Variación Absoluta:</b> %{customdata[4]:+.2f}<extra></extra>", "legendgroup": "Asia", "line": {"color": "#ff7f0e", "dash": "solid"}, "marker": {"symbol": "circle"}, "mode": "lines+markers", "name": "Asia", "orientation": "v", "showlegend": false, "type": "scatter", "x": [1990, 1991, 1992, 1993, 1994, 1995, 1996, 1997, 1998, 1999, 2000, 2001, 2002, 2003, 2004, 2005, 2006, 2007, 2008, 2009, 2010, 2011], "xaxis": "x", "y": [NaN, 0.28, 0.5, -0.99, -0.96, -0.9, -0.22, 0.41, 0.83, -0.6, 0.05, -0.27, -0.83, 2.86, -3.39, 0.75, -0.24, -0.43, -0.73, -0.44, -0.11, -0.54], "yaxis": "y"}, {"customdata": [["Asia", "Asia", "Western Asia", "Türkiye", 4.18], ["Asia", "Asia", "Western Asia", "Türkiye", 4.25], ["Asia", "Asia", "Western Asia", "Türkiye", 4.77], ["Asia", "Asia", "Western Asia", "Türkiye", 4.52], ["Asia", "Asia", "Western Asia", "Türkiye", 5.09], ["Asia", "Asia", "Western Asia", "Türkiye", 4.55], ["Asia", "Asia", "Western Asia", "Türkiye", 4.18], ["Asia", "Asia", "Western Asia", "Türkiye", 4.12], ["Asia", "Asia", "Western Asia", "Türkiye", 4.28], ["Asia", "Asia", "Western Asia", "Türkiye", 2.79], ["Asia", "Asia", "Western Asia", "Türkiye", 3.31], ["Asia", "Asia", "Western Asia", "Türkiye", 3.06], ["Asia", "Asia", "Western Asia", "Türkiye", 2.56], ["Asia", "Asia", "Western Asia", "Türkiye", 2.4], ["Asia", "Asia", "Western Asia", "Türkiye", 2.49], ["Asia", "Asia", "Western Asia", "Türkiye", 2.5], ["Asia", "Asia", "Western Asia", "Türkiye", 2.62], ["Asia", "Asia", "Western Asia", "Türkiye", 3.23]], "hovertemplate": "<b style='font-size: 14px'>%{customdata[3]}</b><br><br><b>Año:</b> %{x}<br><b>Tasa de Homicidios:</b> %{y:.2f}<br><b>Variación Absoluta:</b> %{customdata[4]:+.2f}<extra></extra>", "legendgroup": "Asia", "line": {"color": "#ff7f0e", "dash": "solid"}, "marker": {"symbol": "circle"}, "mode": "lines+markers", "name": "Asia", "orientation": "v", "showlegend": false, "type": "scatter", "x": [2003, 2004, 2005, 2006, 2007, 2008, 2010, 2011, 2012, 2015, 2016, 2017, 2018, 2019, 2020, 2021, 2022, 2023], "xaxis": "x", "y": [NaN, 0.07, 0.52, -0.25, 0.57, -0.54, -0.37, -0.06, 0.16, -1.49, 0.52, -0.25, -0.5, -0.16, 0.09, 0.01, 0.12, 0.61], "yaxis": "y"}], "layout": {"height": 600, "legend": {"font": {"size": 13}, "title": {"font": {"size": 15}, "text": "Región"}, "tracegroupgap": 0}, "plot_bgcolor": "white", "title": {"font": {"size": 20}, "text": "<b>Evolución de la Variación Absoluta de la Tasa de Homicidios Intencionados en el Mundo (1990-2023)</b>", "x": 0.5, "xanchor": "center"}, "xaxis": {"anchor": "y", "domain": [0, 1], "showgrid": false, "tickfont": {"size": 14}, "title": {"font": {"size": 16}, "text": "Año"}}, "yaxis": {"anchor": "x", "domain": [0, 1], "gridcolor": "lightgray", "showgrid": true, "tickfont": {"size": 14}, "title": {"font": {"size": 16}, "text": "Variación Absoluta"}}}}
